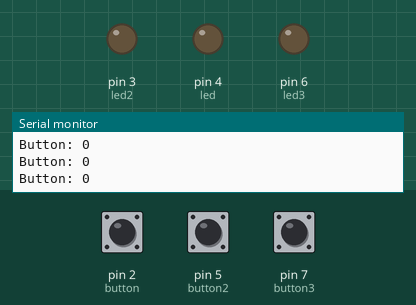
The sketch below on a simulated Arduino Uno, built with avr-gcc and run on an emulated ATmega328P. On the bench: output pins drawn as LEDs (lit = HIGH), the last lines printed to the serial monitor. The inputs (shaded band) are chosen by the test bench; at power-on: pin 2 (button) LOW, pin 5 (button2) LOW, pin 7 (button3) LOW.

Above: at 1.2 s.
1.3 s: pin 2 (button) pulled HIGH for 0.15 s
At 1.39 s:
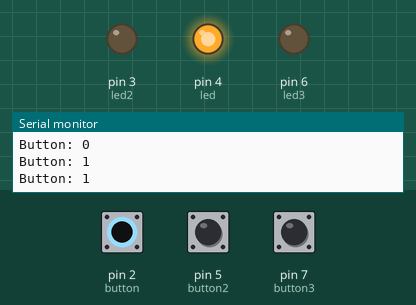
2.9 s: pin 5 (button2) pulled HIGH for 0.15 s
At 2.99 s:
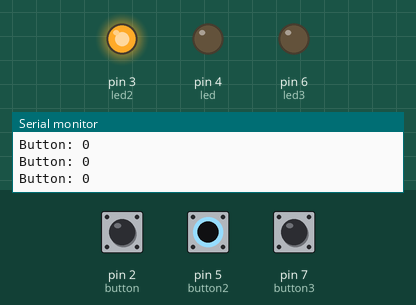
4.5 s: pin 7 (button3) pulled HIGH for 0.15 s
At 4.59 s:
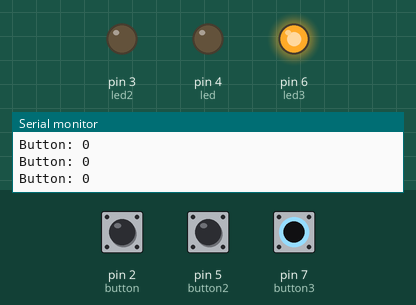
6.1 s: pin 7 (button3) pulled HIGH for 3.2 s
At 9.6 s:
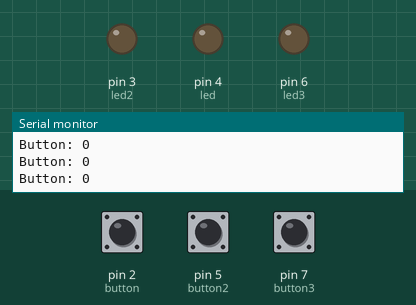
12.3 s: pin 2 (button) pulled HIGH for 3.2 s
At 13.4 s:
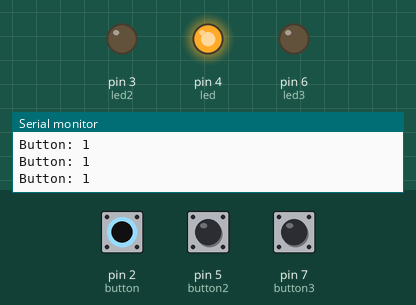
17.0 s: pin 2 (button) driven HIGH and pin 5 (button2) driven HIGH
At 17.8 s:
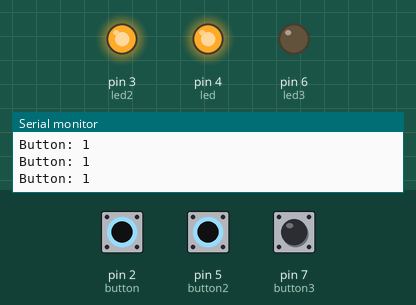
Timing chart, 0 to 19.5 s (numbered marks = the images above; inputs shaded):
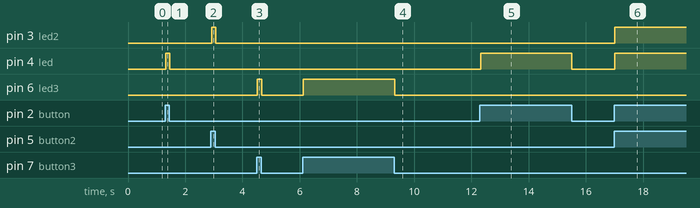

The sketch:

button.ino
```cpp
/*

 * Button

 *

 * Turns on and off a light emitting diode(LED) connected to digital pin 4,

 * when pressing a pushbutton attached to pin 2.

 * The circuit:

 *  - Button terminal 1a connected in series with a 10kOhm resistor to GND

 *  - Button terminal 1b connected to pin 2

 *  - LED cathode connected in series with a 220 Ohm resistor to GND

 *  - LED anode connected to pin 4

 *

 * created 11 sep 2020

 * by Colin Vinson

 * modified 12 sep 2021

 *

 * https://www.arduino.cc/en/Tutorial/BuiltInExamples/Button

*/

 // this is a comment block


// define Arduino pins. NOTE:Constant data type will not change.

const int led =  4;  // the number of the LED pin

const int button = 2;  // the number of the pushbutton pin

const int led2 = 3; // the number of the LED pin

const int button2 = 5; // the number of the pushbutton pin

const int led3 = 6; // the number of the LED pin

const int button3 = 7; // the number of the pushbutton


// define global variables

int buttonState = 0;  // variable for reading the pushbutton status
int buttonState2 = 0; // variable for reading the pushbotton status
int buttonState3 = 0; // variable for reading the pushbotton status

void setup(){

  // initialize the LED pin as an output

  pinMode(led, OUTPUT);
  pinMode (led2, OUTPUT) ;
  pinMode (led3, OUTPUT) ;

  // initialize the pushbutton pin as an input

  pinMode (button, INPUT) ;
  pinMode(button2, INPUT);
  pinMode (button3, INPUT) ;

 Serial.begin(9600);

}


void loop(){

  // read the state of the pushbutton value

  buttonState = digitalRead(button); //HIGH = button depressed
  buttonState2 = digitalRead(button2); //HIGH = button depressed
  buttonState3 = digitalRead(button3); //HIGH = button depressed

  Serial.print("Button: ") ;
  Serial.println(buttonState) ;

  // check if the pushbutton is pressed. If buttonState is HIGH, turn on LED

  if (buttonState == HIGH){

    digitalWrite(led, HIGH); // turn LED on


  }

  else{

    digitalWrite(led, LOW);  // turn LED off:

  }
  if (buttonState2 == HIGH) {


    digitalWrite(led2, HIGH); // turn LED on


  }

  else{

    digitalWrite(led2, LOW); // turn led off:


  }
  if (buttonState3 == HIGH){


    digitalWrite(led3, HIGH); // turn LED on

  }

  else{

    digitalWrite(led3, LOW); // turn led off:

  }

}
```

Measured:
- after the input at 1.3 s, pin 4 (led): LOW → HIGH at once, → LOW 0.15 s later
- after the input at 2.9 s, pin 3 (led2): LOW → HIGH at once, → LOW 0.15 s later
- after the input at 4.5 s, pin 6 (led3): LOW → HIGH at once, → LOW 0.15 s later
- after the input at 6.1 s, pin 6 (led3): LOW → HIGH at once, → LOW 3.2 s later
- after the input at 12.3 s, pin 4 (led): LOW → HIGH at once, → LOW 3.2 s later
- after the input at 17.0 s, pin 3 (led2), pin 4 (led): LOW → HIGH at once
